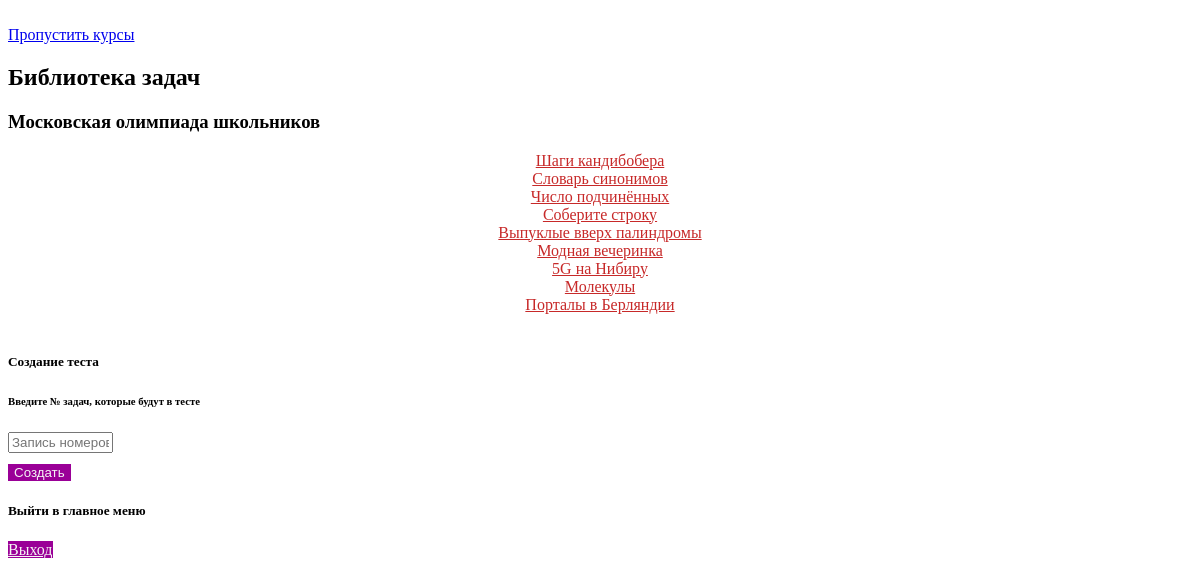
Page /tasks (signed in) on the committed database.
### files/tasks.py (models this page shows)
class Task(SqlAlchemyBase):
    __tablename__ = 'task'
    id = sqlalchemy.Column(sqlalchemy.Integer, primary_key=True, autoincrement=True)
    name = sqlalchemy.Column(sqlalchemy.Text, nullable=True)
    text = sqlalchemy.Column(sqlalchemy.Text, nullable=True)
    input_text = sqlalchemy.Column(sqlalchemy.Text, nullable=True)
    output_text = sqlalchemy.Column(sqlalchemy.Text, nullable=True)

### app.py (the view, shortened to what this page needs)
@app.route('/tasks', methods=["POST", "GET"])
def tasks():
    form = CreateTest()
    db_sess = create_session()
    t = db_sess.query(Task).all()
    t_t = db_sess.query(Task_t).all()
    return render_template('tasks.html', t=t, t_t=t_t, form=form)

### forms/create_test.py
class CreateTest(FlaskForm):
    number = StringField('Введите № задачи', validators=[DataRequired()])
    submit = SubmitField('Создать')

### app.py (called while the page is built)
@login_manager.user_loader
def load_user(user_id):
    session = create_session()
    return session.query(User).filter(User.id == user_id).one_or_none()

### files/db_session.py (called while the page is built)
def create_session() -> Session:
    global __factory
    return __factory()

### templates/tasks.html (shortened to what this page needs)
<!DOCTYPE html>
<html lang="en">
<head>
    <link rel="stylesheet" href="/static/css/font-awesome-4.7.0/css/font-awesome.min.css">
    <link rel="stylesheet" type="text/css"
          href="https://informatics.msk.ru/theme/yui_combo.php?rollup/3.17.2/yui-moodlesimple-min.css"/>
    <link rel="stylesheet" type="text/css" href="https://informatics.msk.ru/theme/styles.php/boost/1640770659_1/all"/>
    <link rel="stylesheet" href="../static/css/login.css">
</head>
<body>
<div id="page-content" class="row pb-3 d-print-block">
    <div id="region-main-box" class="col-12">
        <section id="region-main" class="has-blocks mb-3" aria-label="Содержимое">
            <div role="main">
                <br/><a class="skip-block skip aabtn" href="#skipcourses">Пропустить курсы</a>
                <div id="frontpage-category-combo"><h2>Библиотека задач</h2>
                    <div class="course_category_tree clearfix ">
                        <div class="content">
                            <div class="category loaded with_children" data-categoryid="354"
                                 data-depth="1" data-showcourses="10" data-type="0">
                                <div class="info"><h3 class="categoryname aabtn">Московская олимпиада школьников</h3>
                                </div>
                                <div class="content">
                                    {% for item in t %}
                                        <div class="coursebox clearfix odd first collapsed"
                                             data-courseid="666" data-type="1">
                                            <div class="info" style="text-align: center">
                                                <div class="coursename"><a class="aalink" style="color: #c72929"
                                                                           href="/task/{{ item.id }}">{{ item.name }}</a>
                                                </div>
                                            </div>
                                        </div>
                                    {% endfor %}
                                </div>
                            </div>
                        </div>
                    </div>
                </div>
            </div>
            <br/>
        </section>
        <section data-region="blocks-column" class="d-print-none" aria-label="Блоки">
            <aside id="block-region-side-pre" class="block-region" data-blockregion="side-pre"
                   data-droptarget="1">
                {% if current_user.is_authenticated and current_user.type_user == 'teacher' %}
                    <section id="inst931"
                             class=" block_problembynumber block  card mb-3"
                             role="complementary"
                             data-block="problembynumber"
                             aria-labelledby="instance-931-header"
                    >
                        <div class="card-body p-3">
                            <h5 id="instance-931-header" class="card-title d-inline">Создание теста </h5>
                            <div class="card-text content mt-3">
                                <form class="loginform" id="login" method="POST">
                                    <h6 id="instance-931-header" class="card-title d-inline">Введите № задач, которые будут
                                        в тесте</h6>
                                    {{ form.number(class="form-control", placeholder="Запись номеров через пробел", id="chapterid", size=10) }}<br>
                                    {{ form.submit(type="submit", class="btn btn-primary", style="background-color: #9a0097; color: whitesmoke; border: black" ) }}
                                </form>
                            </div>
                        </div>
                    </section>
                {% endif %}
                <section id="inst931"
                         class=" block_problembynumber block  card mb-3"
                         role="complementary"
                         data-block="problembynumber"
                         aria-labelledby="instance-931-header"
                >
                    <div class="card-body p-3">
                        <h5 id="instance-931-header" class="card-title d-inline">Выйти в главное меню</h5>
                        <div class="card-text content mt-3">
                            <a class="btn" href="/"
                               style="color: whitesmoke; background-color: #9a0097">Выход</a>
                        </div>
                    </div>
                </section>
            </aside>
        </section>
    </div>
</div>
</body>
</html>

### rows in the picture
Task: name "Шаги кандибобера"
Task: name "Словарь синонимов"
Task: name "Число подчинённых"
Task: name "Соберите строку"
Task: name "Выпуклые вверх палиндромы"
Task: name "Модная вечеринка"
Task: name "5G на Нибиру"
Task: name "Молекулы"
Task: name "Порталы в Берляндии"
